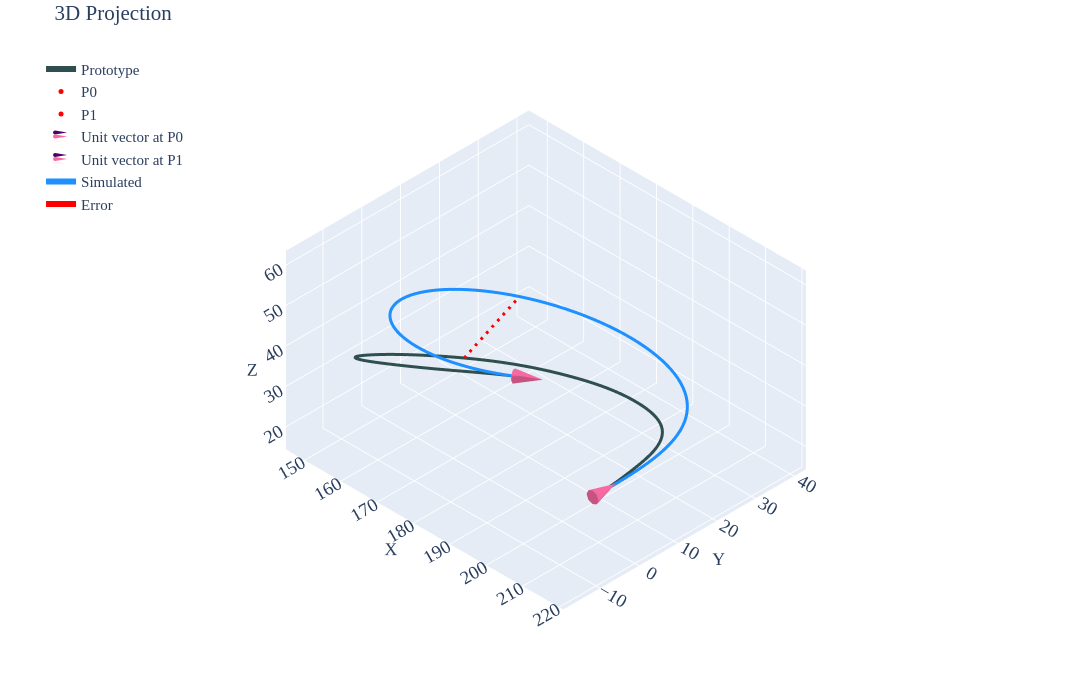

Source (notebook cell):
### Code cell
#| label: p2c2

gravity_looper(psit=2,case=2,density=1.107e-6,pfix='density-sens\\density-90-1107\\')
